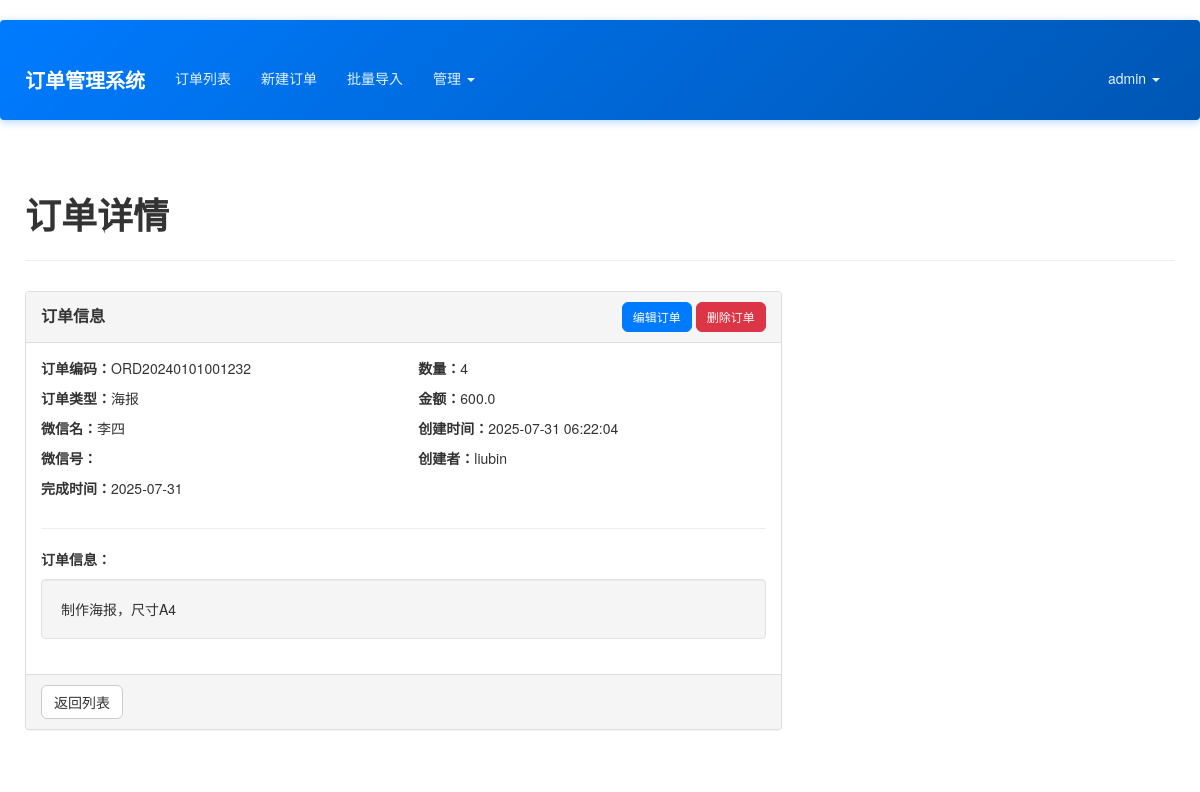
/order/3 (signed in), run on the app's committed database.
### app/models.py (models this page shows, shortened)
class User(UserMixin, db.Model):
    __tablename__ = 'users'
    id = db.Column(db.Integer, primary_key=True)
    email = db.Column(db.String(64), unique=True, index=True)
    username = db.Column(db.String(64), unique=True, index=True)
    role_id = db.Column(db.Integer, db.ForeignKey('roles.id'))
    password_hash = db.Column(db.String(128))
    orders = db.relationship('Order', backref='creator', lazy='dynamic')
    @property
    def password(self):
        raise AttributeError('password is not a readable attribute')
    def can(self, perm):
        return self.role is not None and self.role.has_permission(perm)

class Order(db.Model):
    __tablename__ = 'orders'
    id = db.Column(db.Integer, primary_key=True)
    order_code = db.Column(db.String(64), unique=True, index=True)
    wechat_name = db.Column(db.String(64))
    wechat_id = db.Column(db.String(64))
    phone = db.Column(db.String(20), nullable=False)  # 手机号，必填
    order_info = db.Column(db.Text())
    completion_time = db.Column(db.DateTime)
    quantity = db.Column(db.Integer)
    amount = db.Column(db.Float)
    notes = db.Column(db.Text())  # 备注字段
    create_time = db.Column(db.DateTime, default=datetime.utcnow)
    user_id = db.Column(db.Integer, db.ForeignKey('users.id'))
    order_type_id = db.Column(db.Integer, db.ForeignKey('order_types.id'))
    status = db.Column(db.String(20), default='未完成')  # 订单状态：未完成、已结算、未结算
    images = db.relationship('OrderImage', backref='order', lazy='dynamic')
    custom_fields = db.Column(db.Text())

class OrderType(db.Model):
    __tablename__ = 'order_types'
    id = db.Column(db.Integer, primary_key=True)
    name = db.Column(db.String(64), unique=True, nullable=False)
    description = db.Column(db.String(256))
    is_active = db.Column(db.Boolean, default=True)
    create_time = db.Column(db.DateTime, default=datetime.utcnow)
    orders = db.relationship('Order', backref='order_type', lazy='dynamic')

### app/main/views.py (the view)
@main.route('/order/<int:id>')
@login_required
def view_order(id):
    order = Order.query.get_or_404(id)
    if not current_user.can(Permission.VIEW_ALL) and order.user_id != current_user.id:
        abort(403)
    return render_template('main/view_order.html', order=order)

### app/api_optimizer.py (called while the page is built)
    def init_app(self, app):
        compress.init_app(app)
        app.config['JSON_AS_ASCII'] = False
        app.config['JSONIFY_PRETTYPRINT_REGULAR'] = False  # 生产环境禁用美化
        @app.after_request
        def add_response_headers(response):
            if request.endpoint and 'static' in request.endpoint:
                response.cache_control.max_age = 31536000  # 1年
                response.cache_control.public = True
            else:
                response.cache_control.no_cache = True
            response.headers['X-Content-Type-Options'] = 'nosniff'
            response.headers['X-Frame-Options'] = 'DENY'
            response.headers['X-XSS-Protection'] = '1; mode=block'
            return response

### app/context_processors.py (called while the page is built)
def inject_permissions():
    return dict(Permission=Permission)

### app/models.py (called while the page is built)
@login_manager.user_loader
def load_user(user_id):
    return User.query.get(int(user_id))

    def has_permission(self, perm):
        return self.permissions & perm == perm

### app/templates/main/view_order.html (shortened to what this page needs)
{% extends "base.html" %}
{% block page_content %}
<div class="page-header">
    <h1>订单详情</h1>
</div>
<div class="row">
    <div class="col-md-8">
        <div class="panel panel-default">
            <div class="panel-heading">
                <div class="row">
                    <div class="col-md-8">
                        <h3 class="panel-title">订单信息</h3>
                    </div>
                    <div class="col-md-4 text-right">
                        <a href="{{ url_for('main.edit_order', id=order.id) }}" class="btn btn-primary btn-sm">编辑订单</a>
                        <button class="btn btn-danger btn-sm" id="deleteOrder">删除订单</button>
                    </div>
                </div>
            </div>
            <div class="panel-body">
                <div class="row">
                    <div class="col-md-6">
                        <p><strong>订单编码：</strong>{{ order.order_code }}</p>
                        <p><strong>订单类型：</strong>{{ order.order_type.name if order.order_type else '未分类' }}</p>
                        <p><strong>微信名：</strong>{{ order.wechat_name }}</p>
                        <p><strong>微信号：</strong>{{ order.wechat_id }}</p>
                        <p><strong>完成时间：</strong>{{ order.completion_time.strftime('%Y-%m-%d') if order.completion_time else '' }}</p>
                    </div>
                    <div class="col-md-6">
                        <p><strong>数量：</strong>{{ order.quantity }}</p>
                        <p><strong>金额：</strong>{{ order.amount }}</p>
                        <p><strong>创建时间：</strong>{{ order.create_time.strftime('%Y-%m-%d %H:%M:%S') }}</p>
                        <p><strong>创建者：</strong>{{ order.creator.username if order.creator else '' }}</p>
                    </div>
                </div>
                <hr>
                <div class="row">
                    <div class="col-md-12">
                        <p><strong>订单信息：</strong></p>
                        <div class="well">{{ order.order_info | nl2br }}</div>
                    </div>
                </div>
            </div>
            <div class="panel-footer">
                <a href="{{ url_for('main.order_list') }}" class="btn btn-default">返回列表</a>
            </div>
        </div>
    </div>
</div>
{% endblock %}

### app/templates/base.html (shortened to what this page needs)
{% extends "bootstrap/base.html" %}
{% block head %}
{{ super() }}
<link rel="stylesheet" type="text/css" href="{{ url_for('static', filename='styles.css') }}">
{% endblock %}
{% block navbar %}
<div class="navbar navbar-inverse" role="navigation">
    <div class="container">
        <div class="navbar-header">
            <a class="navbar-brand" href="{{ url_for('main.index') }}">订单管理系统</a>
        </div>
        <div class="navbar-collapse collapse">
            <ul class="nav navbar-nav">
                {% if current_user.is_authenticated %}
                <li><a href="{{ url_for('main.order_list') }}">订单列表</a></li>
                <li><a href="{{ url_for('main.new_order') }}">新建订单</a></li>
                <li><a href="{{ url_for('main.import_orders') }}">批量导入</a></li>
                {% if current_user.can(Permission.MANAGE_FIELDS) %}
                <li class="dropdown">
                    <a href="#" class="dropdown-toggle" data-toggle="dropdown">管理 <b class="caret"></b></a>
                </li>
                {% endif %}
                {% endif %}
            </ul>
            <ul class="nav navbar-nav navbar-right">
                {% if current_user.is_authenticated %}
                <li class="dropdown">
                    <a href="#" class="dropdown-toggle" data-toggle="dropdown">{{ current_user.username }} <b class="caret"></b></a>
                </li>
                {% else %}
                <li><a href="{{ url_for('auth.login') }}">登录</a></li>
                <li><a href="{{ url_for('auth.register') }}">注册</a></li>
                {% endif %}
            </ul>
        </div>
    </div>
</div>
{% endblock %}
{% block content %}
<div class="container">
    {% block page_content %}{% endblock %}
</div>
{% endblock %}

### app/static/styles.css (style rules this page uses)
body { font-family: 'Microsoft YaHei', 'Helvetica Neue', Helvetica, Arial, sans-serif; padding-top: 20px; padding-bottom: 20px; background-color: #ffffff; color: #333; min-height: 100vh; }
.container { position: relative; z-index: 1; background-color: transparent; padding: 15px 10px; margin-top: 20px; }
.container:not(.navbar .container) { z-index: 1; }
.well { background-color: #f5f5f5; border: 1px solid #e3e3e3; border-radius: 4px; box-shadow: inset 0 1px 1px rgba(0,0,0,.05); }
.navbar { background-color: #337ab7; border-color: #2e6da4; margin-bottom: 20px; }
.navbar-inverse { background: linear-gradient(135deg, #007bff 0%, #0056b3 100%); border: none; box-shadow: 0 2px 8px rgba(0, 123, 255, 0.3); position: relative; z-index: 1030; }
.navbar-inverse .navbar-brand { color: #fff; font-weight: bold; font-size: 20px; }
.navbar-inverse .navbar-nav > li > a { color: #e3f2fd; transition: all 0.3s ease; margin: 5px 3px; padding: 8px 12px; border-radius: 4px; }
.navbar-inverse .navbar-nav > .dropdown > a .caret { border-top-color: #e3f2fd; border-bottom-color: #e3f2fd; }
.navbar-collapse { overflow: visible !important; }
.navbar-nav { overflow: visible !important; }
.navbar .dropdown { position: static; }
@media (min-width: 768px) { .navbar .dropdown { position: relative; } }
body { overflow-x: hidden; }
.navbar { overflow: visible; }
.page-header { border-bottom: 1px solid #eee; margin-bottom: 30px; padding-bottom: 15px; }
.page-header h1 { font-weight: 600; color: #333; }
.btn-primary { background-color: #007bff; border-color: #007bff; transition: background-color 0.3s ease; }
.panel { background-color: #fff; border: 1px solid #ddd; border-radius: 4px; box-shadow: 0 1px 1px rgba(0,0,0,.05); margin-bottom: 20px; }
.panel-heading { background-color: #f5f5f5; border-bottom: 1px solid #ddd; border-radius: 3px 3px 0 0; padding: 10px 15px; }
.panel-title { color: #333; font-size: 16px; font-weight: bold; margin: 0; }
.panel-body { padding: 15px; }
.panel-heading { padding: 10px 15px; }
.panel-title { margin-top: 5px; }
.btn { border-radius: 6px; font-weight: 500; transition: all 0.3s ease; }
.btn-danger { background-color: #dc3545; border-color: #dc3545; }

### data on the page
User: username "admin"
Order: order_code "ORD20240101001232", wechat_name "李四", completion_time "2025-07-31", quantity "4", amount "600.0", create_time "2025-07-31 06:22:04", order_info "制作海报，尺寸A4"
OrderType: order_type "海报"
User: creator "liubin"
